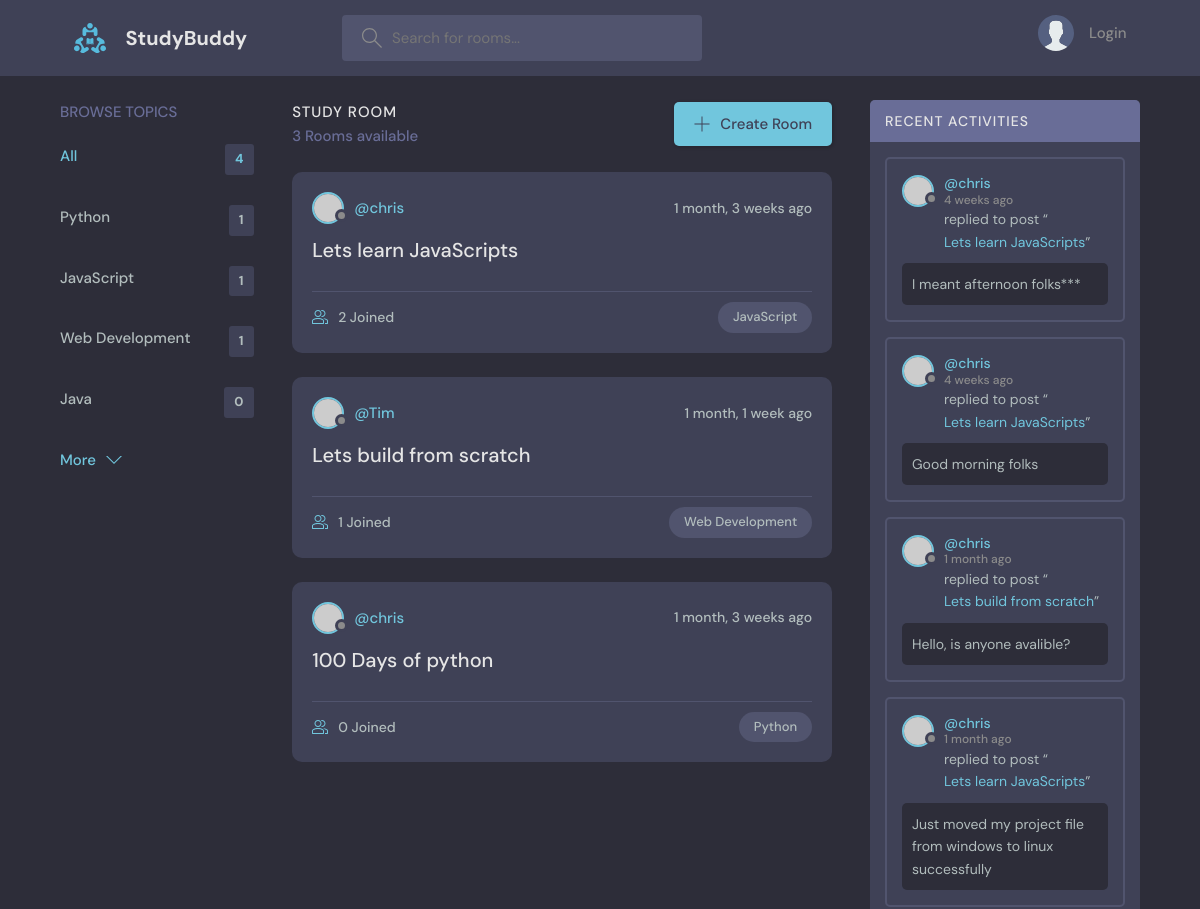
Before: / (upper part) with the older database file.
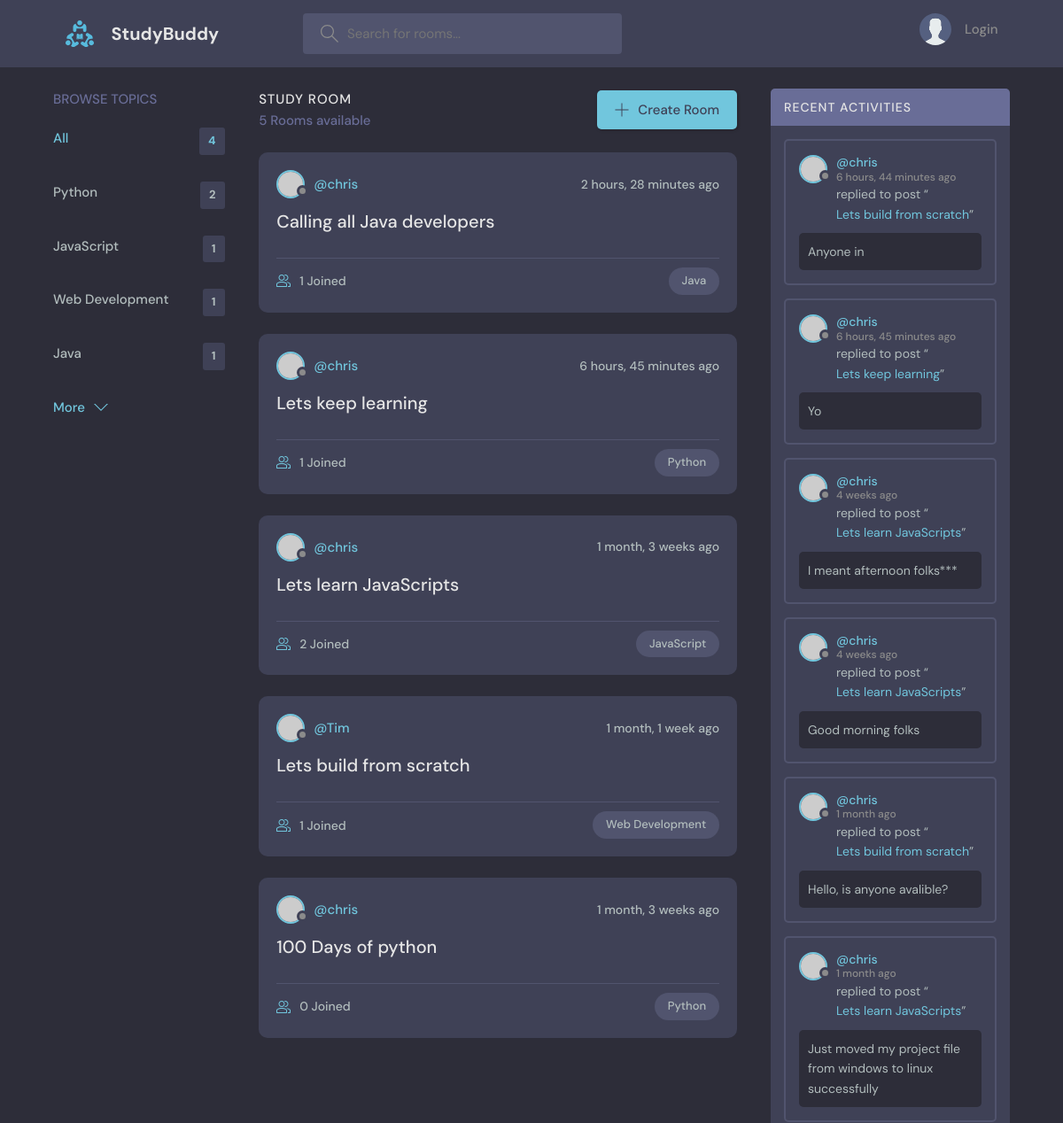
After: the same page with the newer database file.
### base/models.py (models this page shows, shortened)
class Topic(models.Model):
    name = models.CharField(max_length=200)

class Room(models.Model):
    host = models.ForeignKey(User, on_delete=models.SET_NULL, null=True)
    topic = models.ForeignKey(Topic, on_delete=models.SET_NULL, null=True)
    name = models.CharField(max_length=200)
    description = models.TextField(null=True, blank=True)
    participants = models.ManyToManyField(User, related_name='participants', blank=True)
    updated = models.DateTimeField(auto_now=True)
    created = models.DateTimeField(auto_now_add=True)
    class Meta:
        ordering = ['-updated', '-created']
    def __str__(self):
        return self.name

class Message(models.Model):
    user = models.ForeignKey(User, on_delete=models.CASCADE)
    room = models.ForeignKey(Room, on_delete=models.CASCADE)
    body = models.TextField()
    updated = models.DateTimeField(auto_now=True)
    created = models.DateTimeField(auto_now_add=True)
    class Meta:
        ordering = ['-updated', '-created']

### base/views.py (the view)
# urls.py: path('', views.home, name='home'),
def home(request):
    q = request.GET.get('q') if request.GET.get('q') != None else ''
    rooms = Room.objects.filter(
        Q(topic__name__icontains=q) |
        Q(name__icontains=q) |
        Q(description__icontains=q)
        )
    topics = Topic.objects.all()
    room_count = rooms.count()
    room_messages = Message.objects.all().filter(Q(room__topic__name__icontains=q))
    context = {'rooms': rooms, 'topics': topics,'room_count': room_count,
    'room_messages':room_messages,
    }
    return render(request, 'base/home.html', context)

### base/templates/base/home.html (shortened to what this page needs)
{% extends 'main.html' %}
{% block content %}
    <main class="layout layout--3">
      <div class="container">
        {% include 'base/topics_component.html' %}
        <div class="roomList">
          <div class="roomList__header">
            <div>
              <h2>Study Room</h2>
              <p>{{room_count}} Rooms available</p>
            </div>
            <a class="btn btn--main" href="{% url 'create-room' %}">
              <svg version="1.1" xmlns="http://www.w3.org/2000/svg" width="32" height="32" viewBox="0 0 32 32">
                <title>add</title>
                <path
                  d="M16.943 0.943h-1.885v14.115h-14.115v1.885h14.115v14.115h1.885v-14.115h14.115v-1.885h-14.115v-14.115z"
                ></path>
              </svg>
              Create Room
            </a>
          </div>
          {% include 'base/feed_component.html' %}
        </div>
        {% include 'base/activity_component.html' %}
      </div>
    </main>
{% endblock content %}

### base/templates/base/topics_component.html
<div class="topics">
    <div class="topics__header">
      <h2>Browse Topics</h2>
    </div>
    <ul class="topics__list">
        <li>
            <a href="{% url 'home' %}" class="active">All <span>{{topics.count}}</span></a>
        </li>
        {% for topic in topics %}
        <li>
            <a href="{% url 'home' %}?q={{topic.name}}">{{topic.name}}<span>{{topic.room_set.all.count}}</span></a>
        </li>
        {% endfor %}
    </ul>
    <a class="btn btn--link" href="topics.html">
      More
      <svg version="1.1" xmlns="http://www.w3.org/2000/svg" width="32" height="32" viewBox="0 0 32 32">
        <title>chevron-down</title>
        <path d="M16 21l-13-13h-3l16 16 16-16h-3l-13 13z"></path>
      </svg>
    </a>
  </div>

### base/templates/base/feed_component.html (shortened to what this page needs)
{% for room in rooms %}
<div class="roomListRoom">
    <div class="roomListRoom__header">
      <a href="{% url 'user-profile' room.host.id %}" class="roomListRoom__author">
        <div class="avatar avatar--small">
          <img src="https://randomuser.me/api/portraits/women/11.jpg" />
        </div>
        <span>@{{room.host.username}}</span>
      </a>
      <div class="roomListRoom__actions">
        <span>{{room.created | timesince}} ago</span>
      </div>
    </div>
    <div class="roomListRoom__content">
      <a href="{% url 'room' room.id %}">{{room.name}}</a>
    </div>
    <div class="roomListRoom__meta">
      <a href="{% url 'room' room.id %}" class="roomListRoom__joined">
        {{room.participants.all.count}} Joined
      </a>
      <p class="roomListRoom__topic">{{room.topic.name}}</p>
    </div>
  </div>
{% endfor %}

### base/templates/base/activity_component.html (shortened to what this page needs)
<div class="activities">
    <div class="activities__header">
      <h2>Recent Activities</h2>
    </div>
    {% for message in room_messages %}
    <div class="activities__box">
      <div class="activities__boxHeader roomListRoom__header">
        <a href="{% url 'user-profile' message.user.id %}" class="roomListRoom__author">
          <div class="avatar avatar--small">
            <img src="https://randomuser.me/api/portraits/women/11.jpg" />
          </div>
          <p>
            @{{message.user}}
            <span>{{message.created | timesince}} ago</span>
          </p>
        </a>
      </div>
      <div class="activities__boxContent">
        <p>replied to post “<a href="{% url 'room' message.room.id %}">{{message.room}}</a>”</p>
        <div class="activities__boxRoomContent">
            {{message.body}}
        </div>
      </div>
    </div>
    {% endfor %}
  </div>

Changed rows visible on the page:
computed for Topic "Python": room_set.all.count "1" → "2"
computed for Topic "Java": room_set.all.count "0" → "1"
added Room: host.username "chris", created "2 hours, 28 minutes", name "Calling all Java developers", participants.all.count "1", topic.name "Java"
added Room: host.username "chris", created "6 hours, 45 minutes", name "Lets keep learning", participants.all.count "1", topic.name "Python"
added Message: user "chris", created "6 hours, 44 minutes", room "Lets build from scratch", body "Anyone in"
added Message: user "chris", created "6 hours, 45 minutes", room "Lets keep learning", body "Yo"
Other visible differences:
{{ room_count }}: "3" → "5"
